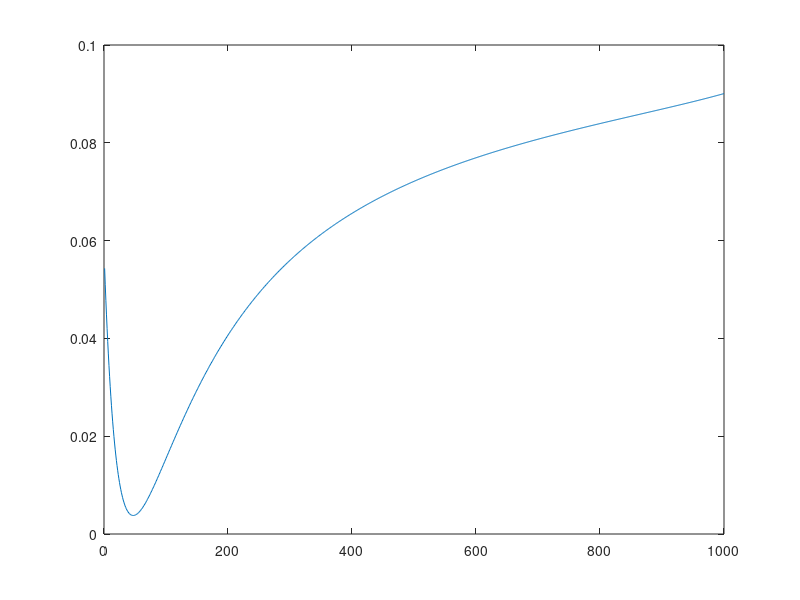

This chart was generated by the following MATLAB code: (Note: this script raises an error after producing the figure.)
%          Simple Agent Model           Assignment Week 5
%          Sander Martijn Kerkdijk      Max Turpijn
%          Course: Behaviour Dynamics in social Networks 
%               Vrije Universiteit Amsterdam 2015
%                   Copying will be punished

% INITIALIZATION

load EmpiricalData.mat;
load WeightEdges.mat;

%   Calculate size if Given Matrix

Size = size(EmpiricalData);

%   Set Accurancy of the search
Accurancy = 0.001;

%   Set Maximum Update
MaximumUpdate = 1;

%   Initialize first step
StepSize = 1;

%   Initialize First Atempt of an parameter
TriedUpdateParameters = 1;

%   Initialize number of agents
NumberAgents = Size(1,2);

%   Set endtime
EndTime = Size(1,1);

%   Make a Update Speed Parameter that goes up by every attempt
UpdateSpeedParameter = Accurancy;
 
%   Set the scalevector for every agent
ScaleVector = sum(WeightOfEdges,2);

%   Initialize AggImpact array
AggImpact = double(NumberAgents);

%   Initialize State matrix
State = zeros(EndTime,NumberAgents);

%   Initialize ErrorUpdateParameter Array (output of the errors + number of updateparameter
ErrorOfUpdateParameter = zeros((MaximumUpdate/Accurancy),1);

%   Set a initial error (High because of the threshold)
Error = 100;

%   Set a initial best value for the update parameter
BestValue = 0;

%   Begin Search
%   While loop with tried attempts for updateparameter in given range of maximum update / accurancy
while TriedUpdateParameters <= (MaximumUpdate/Accurancy)
    Steps = 1;
    
    %   Get first state from given reference dataset.
    State(1,:) = EmpiricalData(1,:);
    
    %   While Steps are Smaller then Endtime
    while Steps < EndTime 
        Steps = Steps + 1;
    %   calculate AGGIMPACT
        for agent = 1:NumberAgents
            ssum = 0;
            AggImpact(agent) = 0;
            %   calculate SUM
             for agents = 1:NumberAgents
                ssum = ssum + ((WeightOfEdges(agents,agent)*State((Steps-1),agents)));  
             end
            %   add find sum to given agent by aggimpact(t) + (SSUM/ScaledVector)
            AggImpact(agent) = AggImpact(agent) +((ssum)/ScaleVector(agent)); 
        end 
            for agents = 1:NumberAgents
                %   Termine the opinions
                %   State (t+1) = State(t) + ((UpdateParameter * AggImpact)- State(t)
                State(Steps,agents) = State((Steps-1),agents) + (UpdateSpeedParameter*((AggImpact(agents) - State((Steps-1),agents))));    
            end
    end
    
   %    Calculate the Mean Square Error for the given UpdateRule
   D = abs(EmpiricalData-State).^2;
   MSE = sum(D(:))/numel(EmpiricalData); 
   
   %   Put the MSE into the Matrix ErrorUpdateParameter 
   ErrorOfUpdateParameter(TriedUpdateParameters,1) = MSE;
   
   %    Higher the TriedUpdateParamaters with 1
   TriedUpdateParameters = TriedUpdateParameters +1;
   %    Update the UpdateSpeedParameter with the given Accurancy
   UpdateSpeedParameter = UpdateSpeedParameter + Accurancy;
   
end  

%   Find the minimum error between the given set and a applied UpdateParameter
[MinimumError,PositionOfSmallestError] = min(ErrorOfUpdateParameter);

%   Convert row number to real value
ValueOfMinimalError = (PositionOfSmallestError * Accurancy);


%   Plot the X of the UpdateParameterValue and Y UpdateParameterError
plot(ErrorOfUpdateParameter);
title({'Plot of Error within update', 'Lowest Error: ',num2str(MinimumError),' with a update-parameter:',num2str(NumberOfMinimalError)});
disp(output);
